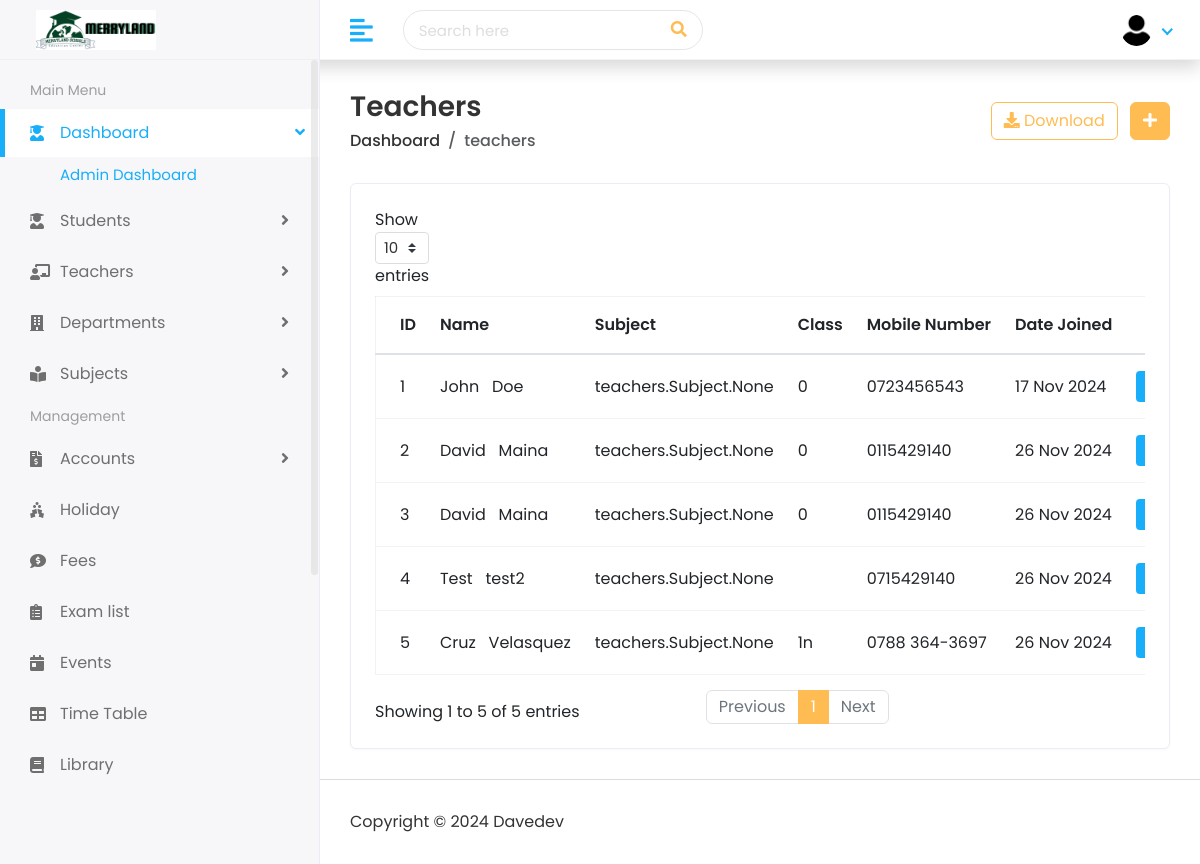
The page /teachers/teachers/ on the database its author committed.
### apps/teachers/models.py (models this page shows, shortened)
class Teacher(models.Model):
    first_name = models.CharField(max_length=50)
    last_name = models.CharField(max_length=50)
    teacher_class= models.CharField(max_length=15)
    email = models.EmailField(unique=True)
    subject = models.ManyToManyField(Subject,related_name='teachers')
    phone_number = models.CharField(max_length=15, blank=True, null=True)
    date_joined = models.DateField(auto_now_add=True)

### apps/teachers/views.py (the view)
# urls.py: path('teachers/',views.teachers,name='teachers'),
def teachers(request):
    teachers = Teacher.objects.all()
    return render(request,'teachers/teachers.html',{'teachers':teachers})

### templates/teachers/teachers.html (shortened to what this page needs)
{% extends 'Home/base.html' %}
{% load static %}
{% block body %}
<div class="page-wrapper">
   <div class="content container-fluid">
      <div class="page-header">
         <div class="row align-items-center">
            <div class="col">
               <h3 class="page-title">Teachers</h3>
               <ul class="breadcrumb">
                  <li class="breadcrumb-item"><a href="">Dashboard</a></li>
                  <li class="breadcrumb-item active">teachers</li>
               </ul>
            </div>
            <div class="col-auto text-right float-right ml-auto">
               <a href="#" class="btn btn-outline-primary mr-2"><i class="fas fa-download"></i> Download</a>
               <a href="{% url 'add_teacher' %}" class="btn btn-primary"><i class="fas fa-plus"></i></a>
            </div>
         </div>
      </div>
      <div class="row">
         <div class="col-sm-12">
            <div class="card card-table">
               <div class="card-body">
                  <div class="table-responsive">
                     <table class="table table-hover table-center mb-0 datatable">
                        <thead>
                           <tr>
                             <th>ID</th>
                              <th>Name</th>
                              <th>Subject</th>
                              <th>Class</th>
                              <th>Mobile Number</th>
                               <th>Date Joined</th>
                              <th class="text-right">Action</th>
                           </tr>
                        </thead>
                        <tbody>
                           {% for teacher in teachers %}
                           <tr>
                              <td>{{teacher.id}}</td>
                              <td>{{ teacher.first_name }} &nbsp; {{ teacher.last_name }}</td>
                               <td>{{ teacher.subject }}</td>
                               <td>{{ teacher.teacher_class }}</td>
                              <td>{{ teacher.phone_number }}</td>
                              <td>{{ teacher.date_joined|date:"d M Y" }}</td>
                              <td class="text-right">
                                 <div class="actions">
                                    <a href="#"
                                       class="btn btn-sm bg-success-light mr-2">
                                    </a>
                                 </div>
                              </td>
                           </tr>
                           {% endfor %}
                        </tbody>
                     </table>
                  </div>
               </div>
            </div>
         </div>
      </div>
   </div>
   <footer>
      <p>Copyright © 2024 Davedev</p>
   </footer>
</div>
</div>
</body>
</html>
{% endblock %}

### templates/Home/base.html (shortened to what this page needs)
{% load static %}
<!DOCTYPE html>
<html lang="en">
<head>
   <link rel="stylesheet" href="{%static 'assets/plugins/bootstrap/css/bootstrap.min.css' %}">
   <link href="https://cdn.jsdelivr.net/npm/bootstrap@5.3.0-alpha1/dist/css/bootstrap.min.css" rel="stylesheet">
   <link rel="stylesheet" href="{%static 'assets/plugins/fontawesome/css/fontawesome.min.css' %}">
   <link rel="stylesheet" href="{%static 'assets/plugins/fontawesome/css/all.min.css' %}">
   <link rel="stylesheet" href="{%static 'assets/css/style.css' %}">
</head>
<body>
   <div class="main-wrapper">
      <div class="header shadow">
         <div class="header-left">
            <a href="{% url 'home' %}" class="logo px-3">
               <img src="{% static 'assets\img\MFSLL.png' %}" alt="Logo" >
            </a>
         </div>
         <a href="javascript:void(0);" id="toggle_btn">
            <i class="fas fa-align-left"></i>
         </a>
       <div class="top-nav-search ">
            <form>
               <input type="text" class="form-control" placeholder="Search here">
               <button class="btn" type="submit"><i class="fas fa-search"></i></button>
            </form>
       </div>
         <ul class="nav user-menu">
            <li class="nav-item dropdown noti-dropdown">
               <a href="#" class="dropdown-toggle nav-link" data-toggle="dropdown">
               </a>
            </li>
            <li class="nav-item dropdown has-arrow">
               <a href="#" class="dropdown-toggle nav-link" data-toggle="dropdown">
                  <span class="user-img"><img class="rounded-circle" src="{%  static 'assets/img/profiles/user.png'  %}" width="31"
                        alt="Dave"></span>
               </a>
            </li>
         </ul>
      </div>
      <div class="sidebar" id="sidebar">
         <div class="sidebar-inner slimscroll">
            <div id="sidebar-menu" class="sidebar-menu">
               <ul>
                  <li class="menu-title">
                     <span>Main Menu</span>
                  </li>
                  <li class="submenu active">
                     <a href="{% url 'home' %}"><i class="fas fa-user-graduate"></i> <span> Dashboard</span> <span
                           class="menu-arrow"></span></a>
                     <ul>
                        <li><a href="{% url 'home' %}" class="active">Admin Dashboard</a></li>
                     </ul>
                  </li>
                  <li class="submenu">
                     <a href="{% url 'students' %}"><i class="fas fa-user-graduate"></i> <span> Students</span> <span
                           class="menu-arrow"></span></a>
                  </li>
                  <li class="submenu">
                     <a href="#"><i class="fas fa-chalkboard-teacher"></i> <span> Teachers</span> <span
                           class="menu-arrow"></span></a>
                  </li>
                  <li class="submenu">
                     <a href="#"><i class="fas fa-building"></i> <span> Departments</span> <span
                           class="menu-arrow"></span></a>
                  </li>
                  <li class="submenu">
                     <a href="#"><i class="fas fa-book-reader"></i> <span> Subjects</span> <span
                           class="menu-arrow"></span></a>
                  </li>
                  <li class="menu-title">
                     <span>Management</span>
                  </li>
                  <li class="submenu">
                     <a href="#"><i class="fas fa-file-invoice-dollar"></i> <span> Accounts</span> <span
                           class="menu-arrow"></span></a>
                  </li>
                  <li>
                     <a href="holiday.html"><i class="fas fa-holly-berry"></i> <span>Holiday</span></a>
                  </li>
                  <li>
                     <a href="{% url 'manage_term_fees' %}"><i class="fas fa-comment-dollar"></i> <span>Fees</span></a>
                  </li>
                  <li>
                     <a href="exam.html"><i class="fas fa-clipboard-list"></i> <span>Exam list</span></a>
                  </li>
                  <li>
                     <a href="event.html"><i class="fas fa-calendar-day"></i> <span>Events</span></a>
                  </li>
                  <li>
                     <a href="time-table.html"><i class="fas fa-table"></i> <span>Time Table</span></a>
                  </li>
                  <li>
                     <a href="{% url 'books_in_store' %}"><i class="fas fa-book"></i> <span>Library</span></a>
                  </li>
                  <li class="menu-title">
                     <span>Pages</span>
                  </li>
               </ul>
            </div>
         </div>
      </div>
      {% block body %}
      {% endblock %}
</body>
</html>

### templates/Home/base.html (style rules this page uses)
a { text-decoration: none !important; }

### rows shown on the page
Teacher: id "1", first_name "John", last_name "Doe", subject "teachers.Subject.None", teacher_class "0", phone_number "0723456543", date_joined "17 Nov 2024"
Teacher: id "2", first_name "David", last_name "Maina", subject "teachers.Subject.None", teacher_class "0", phone_number "0115429140", date_joined "26 Nov 2024"
Teacher: id "3", first_name "David", last_name "Maina", subject "teachers.Subject.None", teacher_class "0", phone_number "0115429140", date_joined "26 Nov 2024"
Teacher: id "4", first_name "Test", last_name "test2", subject "teachers.Subject.None", phone_number "0715429140", date_joined "26 Nov 2024"
Teacher: id "5", first_name "Cruz", last_name "Velasquez", subject "teachers.Subject.None", teacher_class "1n", phone_number "0788 364-3697", date_joined "26 Nov 2024"
